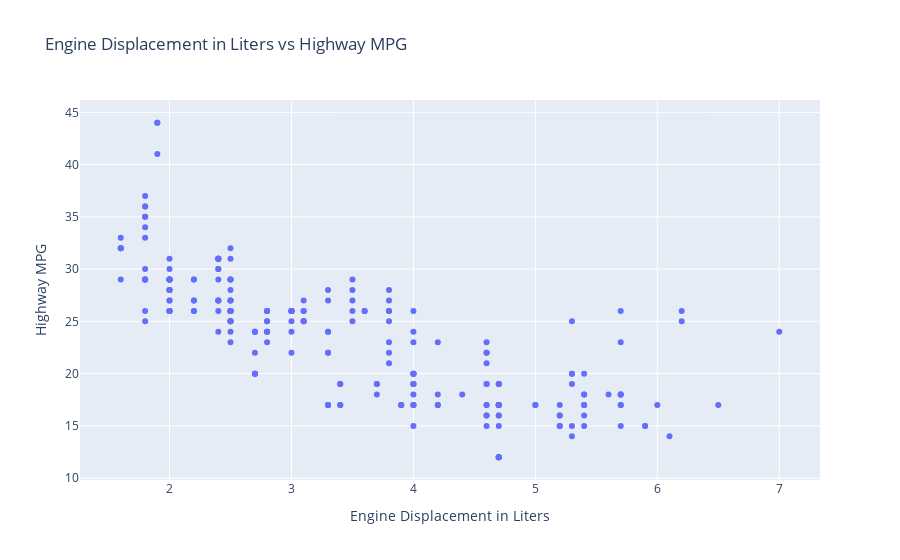

The notebook cell saved with this chart:
### Code cell
fig = px.scatter(
    mpg,
    x='displ',
    y='hwy',
    title='Engine Displacement in Liters vs Highway MPG',
    labels={
        'displ': 'Engine Displacement in Liters',
        'hwy': 'Highway MPG'
    }
)

fig.show()

### Figure 1 — Plotly figure (JSON) as saved in the notebook; plotly's stock layout.template omitted (floating-point values rounded to 4 significant figures; data arrays with more than 128 entries replaced by an {"elided": "..."} marker saying what was removed)
{"data": [{"hovertemplate": "Engine Displacement in Liters=%{x}<br>Highway MPG=%{y}<extra></extra>", "legendgroup": "", "marker": {"color": "#636efa", "symbol": "circle"}, "mode": "markers", "name": "", "orientation": "v", "showlegend": false, "type": "scatter", "x": {"elided": "234 float values"}, "xaxis": "x", "y": {"elided": "234 int values"}, "yaxis": "y"}], "layout": {"legend": {"tracegroupgap": 0}, "title": {"text": "Engine Displacement in Liters vs Highway MPG"}, "xaxis": {"anchor": "y", "domain": [0.0, 1.0], "title": {"text": "Engine Displacement in Liters"}}, "yaxis": {"anchor": "x", "domain": [0.0, 1.0], "title": {"text": "Highway MPG"}}}}
